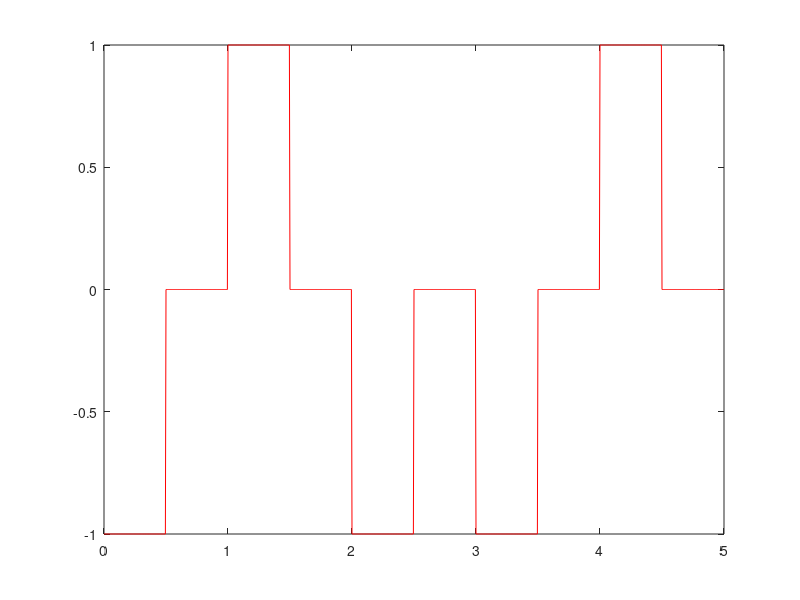

Recreate this plot in MATLAB.
bits = [0 1 0 0 1];
bitrate = 1;

T = length(bits)/bitrate; % full time of bit sequence
n = 200;
N = n*length(bits);
t = 0:T/N:T;
x = zeros(1,length(t)); % output signal
for i = 0:length(bits)-1
  if bits(i+1) == 1
    x(i*n+1:(i+0.5)*n) = 1;
    x((i+0.5)*n+1:(i+1)*n) = 0;
  else
    x(i*n+1:(i+0.5)*n) = -1;
    x((i+0.5)*n+1:(i+1)*n) = 0;
  end
end

plot(t, x, 'r');